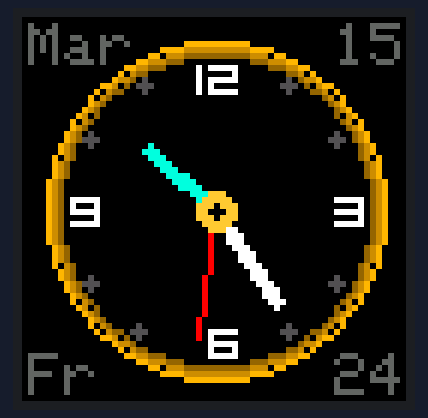
Recording of a sketch running on a simulated ESP32. Parts: 64×64 colour display. WiFi joins after 1.5 s; servers stay silent unless stated; the local clock reads 2024-03-15 10:24:30 at power-on unless the sketch sets it.

Above: at 1.6 s.
At 6.1 s:
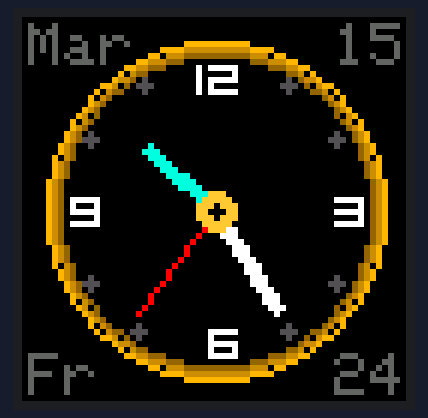
At 11.1 s:
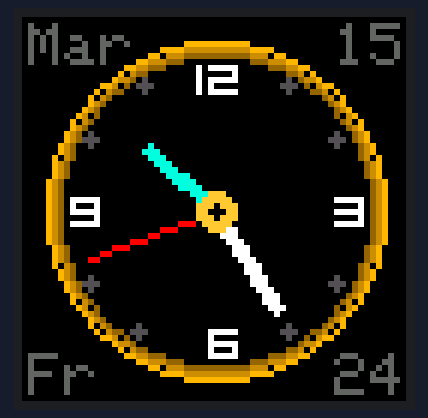
At 20.1 s:
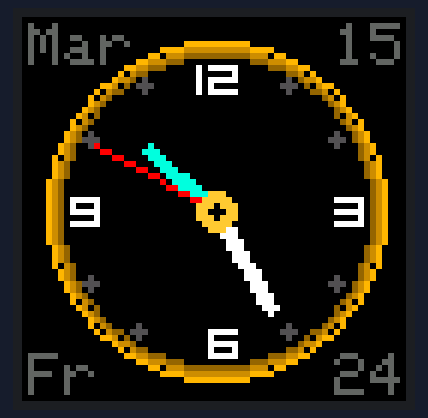
At 29.1 s:
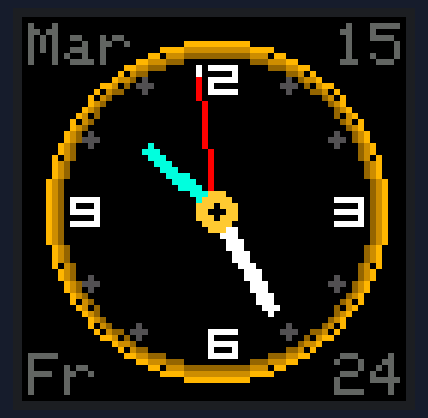
At 39.1 s:
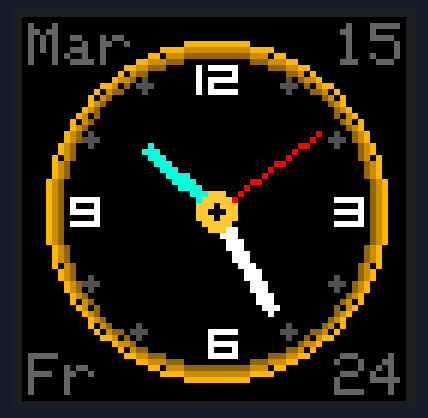

The sketch:

RGB_64_ESP32_AnaClock.ino
```cpp
#include <ESP32-HUB75-MatrixPanel-I2S-DMA.h>
#include <Adafruit_GFX.h>
#include <Fonts/Org_01.h>
#include <WiFi.h>
#include <time.h>

// ==================== PIN DEFINITIONS ====================
#define R1_PIN 25
#define G1_PIN 26
#define B1_PIN 27
#define R2_PIN 14
#define G2_PIN 12
#define B2_PIN 13
#define A_PIN  23
#define B_PIN  19
#define C_PIN   5
#define D_PIN  17
#define E_PIN  32
#define LAT_PIN 4
#define OE_PIN 15
#define CLK_PIN 16

HUB75_I2S_CFG::i2s_pins _pins = {
  R1_PIN, G1_PIN, B1_PIN, R2_PIN, G2_PIN, B2_PIN,
  A_PIN, B_PIN, C_PIN, D_PIN, E_PIN,
  LAT_PIN, OE_PIN, CLK_PIN
};

// ==================== CONFIGURATION ====================
HUB75_I2S_CFG mxconfig(64, 64, 1, _pins);
MatrixPanel_I2S_DMA *display = nullptr;

const char* wifiSsid = "AniDGreat";
const char* wifiPass = "Ani@1149";
const char* ntpServer = "pool.ntp.org";
const long  gmtOffset_sec = 19800;
const int   daylightOffset_sec = 0;

const int centerX = 32;
const int centerY = 32;
const int clockRadius = 28;
unsigned long lastSecond = 0;

void connectWiFi() {
  WiFi.begin(wifiSsid, wifiPass);
  while (WiFi.status() != WL_CONNECTED) delay(500);
}

void syncTime() {
  configTime(gmtOffset_sec, daylightOffset_sec, ntpServer);
}

void drawClockFace() {
  // Thick Rim
  display->drawCircle(centerX, centerY, clockRadius,     display->color565(255, 180, 0));
  display->drawCircle(centerX, centerY, clockRadius - 1, display->color565(200, 140, 0));
  display->drawCircle(centerX, centerY, clockRadius - 2, display->color565(150, 100, 0));

  display->setFont(&Org_01);
  display->setTextColor(display->color565(255, 255, 255));

  display->setCursor(centerX - 3, 12);    display->print("12");
  display->setCursor(centerX + 20, 34);   display->print("3");
  display->setCursor(centerX - 1, 56);    display->print("6");
  display->setCursor(centerX - 24, 34);   display->print("9");

  display->setFont();

  for (int i = 0; i < 12; i++) {
    if (i % 3 != 0) {
      float angle = (i * 30.0 - 90.0) * PI / 180.0;
      int mx = centerX + (clockRadius - 4) * cos(angle);
      int my = centerY + (clockRadius - 4) * sin(angle);
      display->fillCircle(mx, my, 1, display->color565(80, 80, 80));
    }
  }
}

void drawHand(float angle, int length, uint16_t color, int thickness) {
  float rad = (angle - 90.0) * PI / 180.0;
  int x = centerX + length * cos(rad);
  int y = centerY + length * sin(rad);

  if (thickness <= 1) {
    display->drawLine(centerX, centerY, x, y, color);
  } else {
    for (int t = -thickness / 2; t <= thickness / 2; t++) {
      display->drawLine(centerX + t, centerY, x + t, y, color);
      display->drawLine(centerX, centerY + t, x, y + t, color);
    }
  }
}

void drawDateInfo(struct tm &timeinfo) {
  const char* weekdays[7] = {"Su","Mo","Tu","We","Th","Fr","Sa"};
  const char* months[12]  = {"Jan","Feb","Mar","Apr","May","Jun","Jul","Aug","Sep","Oct","Nov","Dec"};

  char dayStr[3], yearStr[3];
  sprintf(dayStr, "%02d", timeinfo.tm_mday);
  sprintf(yearStr, "%02d", (timeinfo.tm_year + 1900) % 100);

  display->setTextSize(1);
  display->setTextColor(display->color565(100, 100, 100));

  display->setCursor(1, 1);           display->print(months[timeinfo.tm_mon]);
  display->setCursor(64 - 12, 1);     display->print(dayStr);
  display->setCursor(1, 56);          display->print(weekdays[timeinfo.tm_wday]);
  display->setCursor(64 - 12, 56);    display->print(yearStr);
}

void setup() {
  Serial.begin(115200);

  // 1. ENABLE DOUBLE BUFFERING IN CONFIG
  mxconfig.double_buff = true;

  display = new MatrixPanel_I2S_DMA(mxconfig);
  display->begin();
  display->setBrightness8(255);

  connectWiFi();
  syncTime();
}

void loop() {
  struct tm timeinfo;
  if (!getLocalTime(&timeinfo)) return;

  // Only update when the second changes to save processing
  if (timeinfo.tm_sec == lastSecond) {
    delay(10);
    return;
  }
  lastSecond = timeinfo.tm_sec;

  // 2. EVERYTHING BELOW DRAWS TO THE "BACK BUFFER"
  display->fillScreen(0);
  drawClockFace();

  int hours   = timeinfo.tm_hour % 12;
  int minutes = timeinfo.tm_min;
  int seconds = timeinfo.tm_sec;

  float secondAngle = seconds * 6.0;
  float minuteAngle = minutes * 6.0 + seconds * 0.1;
  float hourAngle   = hours * 30.0 + minutes * 0.5;

  drawHand(hourAngle,   14, display->color565(0, 255, 220), 3);
  drawHand(minuteAngle, 19, display->color565(255, 255, 255), 2);
  drawHand(secondAngle, 22, display->color565(255, 0, 0), 1);

  display->fillCircle(centerX, centerY, 3, display->color565(255, 200, 50));
  display->fillCircle(centerX, centerY, 1, 0);

  drawDateInfo(timeinfo);

  // 3. FLIP THE BUFFER (Instantly shows the completed drawing)
  display->flipDMABuffer();
}
```

Measured:
- what the display in image 0 shows lasts 0.5 s, from 1.5 s to 2.0 s
- what the display in image 1 shows lasts 1.0 s, from 6.0 s to 7.0 s
